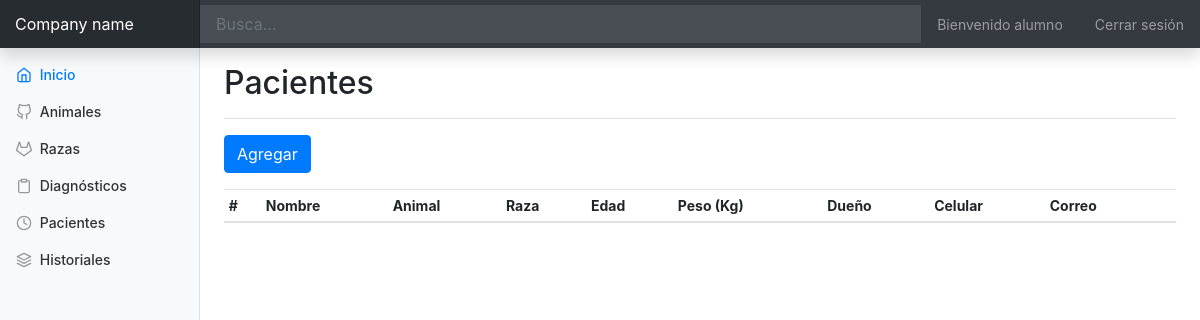
The app's page /paciente/list/ (signed in), older data.
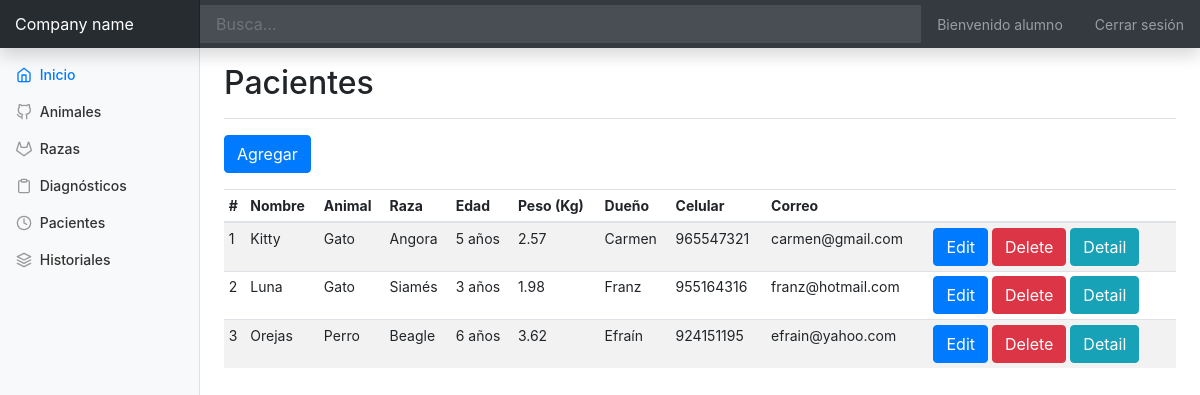
The same page, newer data.
### backoffice/models.py (models this page shows, shortened)
class Paciente(models.Model):
    nombre = models.CharField(max_length=50)
    peso = models.DecimalField(default=0, max_digits=6, decimal_places=2, null=True, blank=True)
    edad = models.CharField(max_length=50, null=True, blank=True)
    animal = models.ForeignKey(Animal, on_delete=models.CASCADE, null=True, blank=True)
    raza = models.ForeignKey(Raza, on_delete=models.CASCADE, null=True, blank=True)
    dueno = models.CharField(max_length=50, null=True, blank=True)
    celular = models.CharField(max_length=15, null=True, blank=True)
    correo = models.CharField(max_length=50, null=True, blank=True)

class Animal(models.Model):
    nombre = models.CharField(max_length=30)
    def __str__(self):
        return self.nombre

class Raza(models.Model):
    nombre = models.CharField(max_length=30)
    animal = models.ForeignKey(Animal, on_delete=models.CASCADE, null=True, blank=True)
    def __str__(self):
        return self.nombre

### backoffice/views.py (the view)
# urls.py: path('paciente/list/', PacienteList.as_view(), name='paciente_list'),
class PacienteList(LoginRequiredMixin, ListView):
    template_name = 'paciente/list.html'
    model = Paciente

### backoffice/templates/paciente/list.html
{% extends 'base.html' %}
{% block main %}
    <div class="d-flex justify-content-between flex-wrap flex-md-nowrap align-items-center pt-3 pb-2 mb-3 border-bottom">
        <h1 class="h2">Pacientes</h1>
    </div>
    <div class="form-group">
        <a class="btn btn-primary" href="{% url 'bo:paciente_add' %}" role="button">Agregar</a>
    </div>
    <div class="table-responsive">
        <table class="table table-striped table-sm">
            <thead>
            <tr>
                <th>#</th>
                <th>Nombre</th>
                <th>Animal</th>
                <th>Raza</th>
                <th>Edad</th>
                <th>Peso (Kg)</th>
                <th>Dueño</th>
                <th>Celular</th>
                <th>Correo</th>
                <th></th>
            </tr>
            </thead>
            <tbody>
            {% for c in object_list %}
                <tr>
                    <td>{{ forloop.counter }}</td>
                    <td>{{ c.nombre }}</td>
                    <td>{{ c.animal }}</td>
                    <td>{{ c.raza }}</td>
                    <td>{{ c.edad }}</td>
                    <td>{{ c.peso }}</td>
                    <td>{{ c.dueno }}</td>
                    <td>{{ c.celular }}</td>
                    <td>{{ c.correo }}</td>
                    <td>
                        <a class="btn btn-primary" href="{% url 'bo:paciente_edit' c.id %}" role="button">Edit</a>
                        <a class="btn btn-danger" href="{% url 'bo:paciente_delete' c.id %}" role="button">Delete</a>
                        <a class="btn btn-info" href="{% url 'bo:paciente_detail' c.id %}" role="button">Detail</a>
                    </td>
                </tr>
            {% endfor %}
            </tbody>
        </table>
    </div>
{% endblock %}

### templates/base.html (shortened to what this page needs)
{% load static %}
<!doctype html>
<html lang="en">
<head>
    <link href="{% static 'css/bootstrap.min.css' %}" rel="stylesheet">
    <link href="{% static 'css/dashboard.css' %}" rel="stylesheet">
</head>
<body>
<nav class="navbar navbar-dark fixed-top bg-dark flex-md-nowrap p-0 shadow">
    <a class="navbar-brand col-sm-3 col-md-2 mr-0" href="{% url 'bo:index' %}">Company name</a>
    <input class="form-control form-control-dark w-100" type="text" placeholder="Busca..." aria-label="Search">
    <ul class="navbar-nav px-3">
        <li class="nav-item text-nowrap">
            <a class="nav-link" href="#">Bienvenido {{ user }}</a>
        </li>
    </ul>
    <ul class="navbar-nav px-3">
        <li class="nav-item text-nowrap">
            <a class="nav-link" href="{% url 'bo:logout' %}">Cerrar sesión</a>
        </li>
    </ul>
</nav>
<div class="container-fluid">
    <div class="row">
        <nav class="col-md-2 d-none d-md-block bg-light sidebar">
            <div class="sidebar-sticky">
                <ul class="nav flex-column">
                    <li class="nav-item">
                        <a class="nav-link active" href="{% url 'bo:index' %}">
                            <span data-feather="home"></span>
                            Inicio <span class="sr-only">(current)</span>
                        </a>
                    </li>
                    <li class="nav-item">
                        <a class="nav-link" href="{% url 'bo:animal_list' %}">
                            <span data-feather="github"></span>
                            Animales
                        </a>
                    </li>
                    <li class="nav-item">
                        <a class="nav-link" href="{% url 'bo:raza_list' %}">
                            <span data-feather="gitlab"></span>
                            Razas
                        </a>
                    </li>
                    <li class="nav-item">
                        <a class="nav-link" href="{% url 'bo:diagnostico_list' %}">
                            <span data-feather="clipboard"></span>
                            Diagnósticos
                        </a>
                    </li>
                    <li class="nav-item">
                        <a class="nav-link" href="{% url 'bo:paciente_list' %}">
                            <span data-feather="clock"></span>
                            Pacientes
                        </a>
                    </li>
                    <li class="nav-item">
                        <a class="nav-link" href="{% url 'bo:historial_list' %}">
                            <span data-feather="layers"></span>
                            Historiales
                        </a>
                    </li>
                </ul>
            </div>
        </nav>
        <main role="main" class="col-md-9 ml-sm-auto col-lg-10 px-4">
            {% block main %}
            {% endblock main %}
        </main>
    </div>
</div>
</body>
</html>

### static/css/dashboard.css (style rules this page uses)
body { font-size: .875rem; }
.feather { width: 16px; height: 16px; vertical-align: text-bottom; }
.sidebar { position: fixed; top: 0; bottom: 0; left: 0; z-index: 100; padding: 48px 0 0; box-shadow: inset -1px 0 0 rgba(0, 0, 0, .1); }
.sidebar-sticky { position: relative; top: 0; height: calc(100vh - 48px); padding-top: .5rem; overflow-x: hidden; overflow-y: auto; }
.sidebar .nav-link { font-weight: 500; color: #333; }
.sidebar .nav-link .feather { margin-right: 4px; color: #999; }
.sidebar .nav-link.active { color: #007bff; }
.sidebar .nav-link:hover .feather, .sidebar .nav-link.active .feather { color: inherit; }
[role="main"] { padding-top: 48px; }
.navbar-brand { padding-top: .75rem; padding-bottom: .75rem; font-size: 1rem; background-color: rgba(0, 0, 0, .25); box-shadow: inset -1px 0 0 rgba(0, 0, 0, .25); }
.navbar .form-control { padding: .75rem 1rem; border-width: 0; border-radius: 0; }
.form-control-dark { color: #fff; background-color: rgba(255, 255, 255, .1); border-color: rgba(255, 255, 255, .1); }

Row changes from the older to the newer data that the page shows:
added Paciente: nombre "Kitty", animal "Gato", raza "Angora", edad "5 años", peso "2.57", dueno "Carmen", celular "965547321", correo "carmen@gmail.com"
added Paciente: nombre "Luna", animal "Gato", raza "Siamés", edad "3 años", peso "1.98", dueno "Franz", celular "955164316", correo "franz@hotmail.com"
added Paciente: nombre "Orejas", animal "Perro", raza "Beagle", edad "6 años", peso "3.62", dueno "Efraín", celular "924151195", correo "efrain@yahoo.com"
